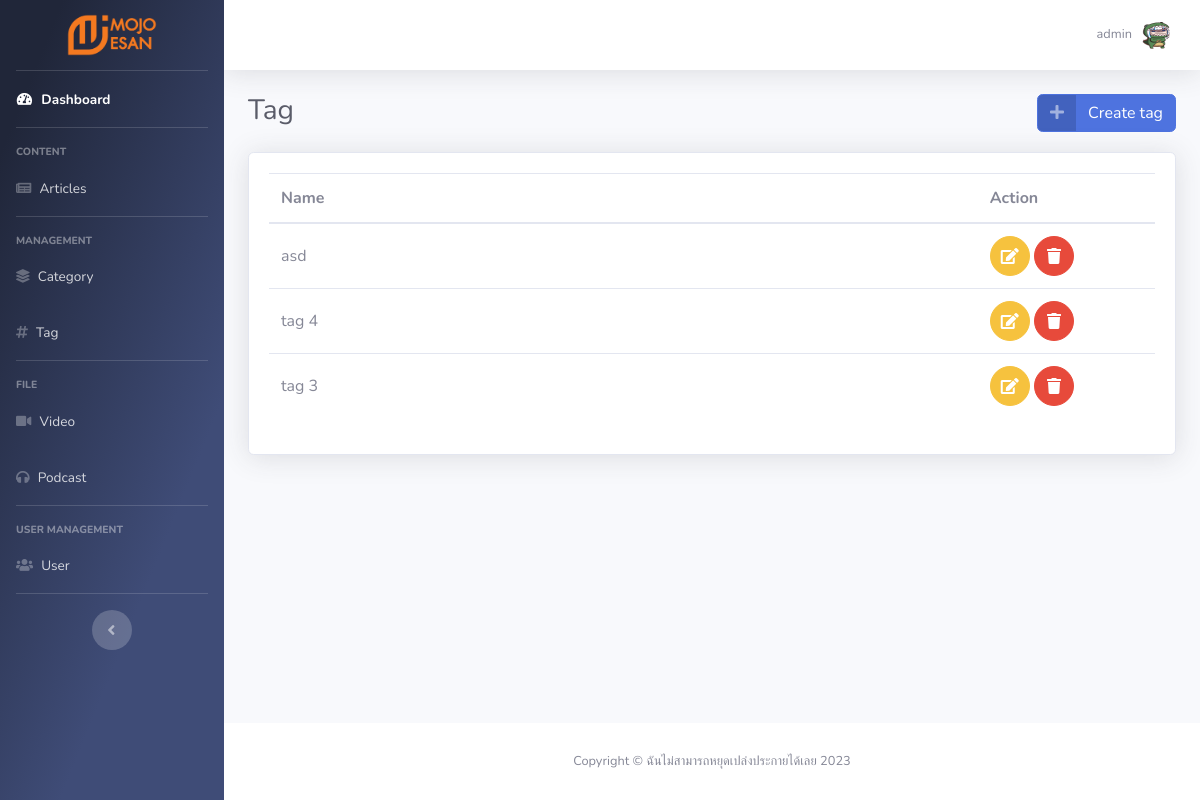
Page /backend/tag.php (signed in) on the earlier database version.
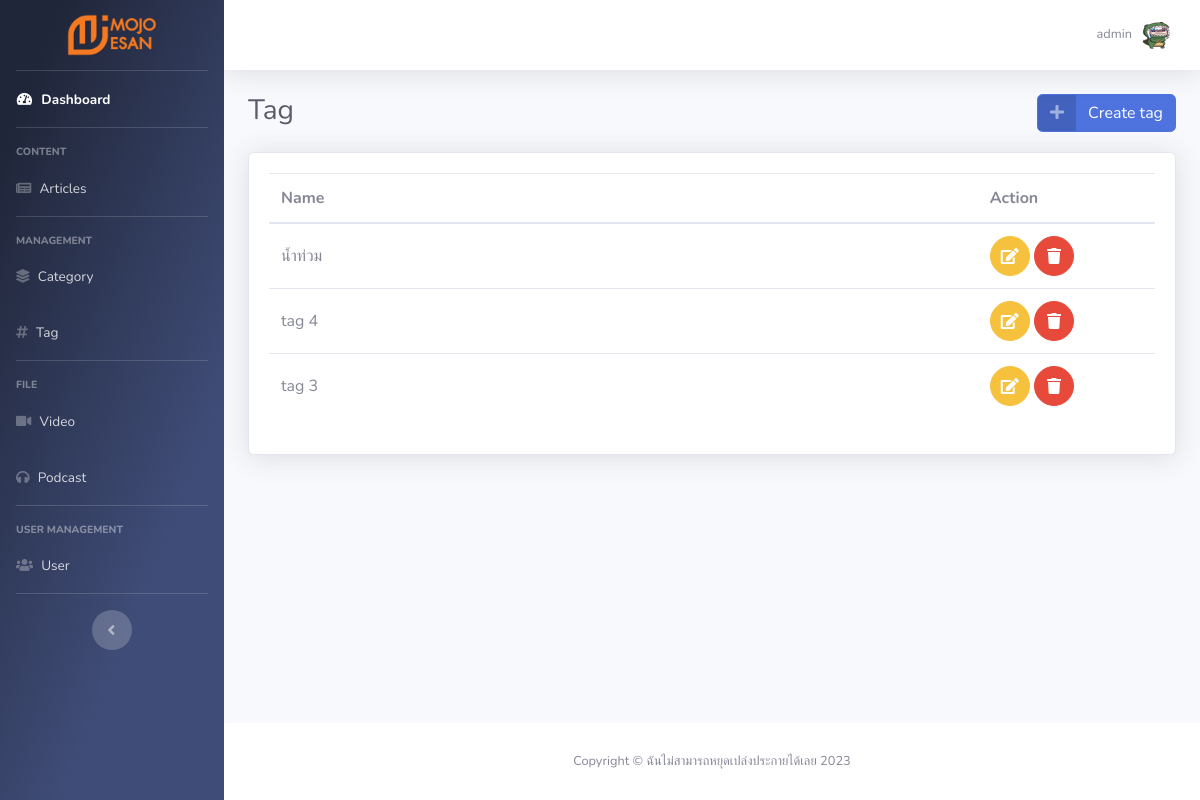
Same page on the later database version.
### tables this page shows
CREATE TABLE `tag` (
  `id` int(11) NOT NULL,
  `name` varchar(255) NOT NULL,
  `tag_url` varchar(255) NOT NULL,
  `user_id` int(11) NOT NULL,
  `create_at` timestamp NOT NULL DEFAULT current_timestamp() ON UPDATE current_timestamp()
);

### backend/connect/connect.php (called while the page is built, shortened)
<?php
class connectDB
{
    private $hostName = "localhost:3306";
    private $userName = "root";
    private $password = "";
    private $dbName = "project_news";
    function __construct()
    {
        $this->conn = new mysqli($this->hostName, $this->userName, $this->password, $this->dbName);
    }
}

### backend/functions/tag-function.php (called while the page is built, shortened)
<?php
class tagFunction extends connectDB
{
    public function getTagPage($limit)
    {
        $sql = "SELECT * FROM tag ORDER BY id DESC $limit";
        return $this->conn->query($sql);
    }
}

### backend/tag.php (the view, shortened to what this page needs)
<?php
include "connect/connect.php";
include_once('functions/tag-function.php');
$tagFn = new tagFunction();
$userRole = $_SESSION['role'];
$page_rows = 10;
$pagenum = 1;
$limit = 'LIMIT ' . ($pagenum - 1) * $page_rows . ',' . $page_rows;
$tagPage =  $tagFn->getTagPage($limit);
?>
<!DOCTYPE html>
<html lang="en">
<head>
    <link href="vendor/fontawesome-free/css/all.min.css" rel="stylesheet" type="text/css">
    <link href="css/sb-admin-2.css" rel="stylesheet">
</head>
<body id="page-top">
    <div id="wrapper">
        <?php include('./components/sidebar.php') ?>
        <div id="content-wrapper" class="d-flex flex-column">
            <div id="content">
                <?php include('./components/topbar.php') ?>
                <div class="container-fluid">
                    <div class="d-flex justify-content-between">
                        <h1 class="h3 mb-4 text-gray-800">Tag</h1>
                        <div>
                            <a href="#" data-toggle="modal" data-target="#createModal" class="btn btn-primary btn-icon-split">
                                <span class="icon text-white-50">
                                    <i class="fas fa-plus"></i>
                                </span>
                                <span class="text">Create tag</span>
                            </a>
                        </div>
                    </div>
                    <div class="card shadow mb-4">
                        <div class="card-body">
                            <div class="table-responsive">
                                <table class="table" width="100%" cellspacing="0">
                                    <thead>
                                        <tr>
                                            <th style="width: 80%">Name</th>
                                            <th style="width: 20%">Action</th>
                                        </tr>
                                    </thead>
                                    <tbody>
                                        <?php
                                        while ($tag = $tagPage->fetch_assoc()) {
                                        ?>
                                            <tr>
                                                <td style="vertical-align: middle;"><?php echo $tag['name'] ?></td>
                                                <td>
                                                    <?php if ($userRole == '1') { ?>
                                                        <a href="#editModal" class="btn btn-warning btn-circle edit" data-id="<?php echo $tag['id'] ?>" role="button" data-toggle="modal" data-name="<?php echo $tag['name'] ?>">
                                                            <i class="fas fa-edit"></i>
                                                        </a>
                                                        <a href="#delModal" class="btn btn-danger btn-circle trash" data-id="<?php echo $tag['id'] ?>" role="button" data-toggle="modal" data-name="<?php echo $tag['name'] ?>">
                                                            <i class="fas fa-trash"></i>
                                                        </a>
                                                    <?php } else { ?>
                                                        <i class="fas fa-circle text-success"></i>
                                                    <?php } ?>
                                                </td>
                                            </tr>
                                        <?php } ?>
                                    </tbody>
                                </table>
                            </div>
                        </div>
                    </div>
                </div>
            </div>
            <footer class="sticky-footer bg-white">
                <div class="container my-auto">
                    <div class="copyright text-center my-auto">
                        <span>Copyright &copy; ฉันไม่สามารถหยุดเปล่งประกายได้เลย <?php echo date("Y"); ?></span>
                    </div>
                </div>
            </footer>
        </div>
    </div>
</body>
</html>

Differences in the rows shown:
removed tag: name "asd"
added tag: name "น้ำท่วม"
